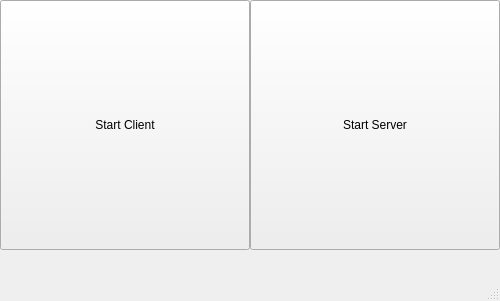
<?xml version="1.0" encoding="UTF-8"?>
<ui version="4.0">
 <class>Welcome</class>
 <widget class="QMainWindow" name="Welcome">
  <property name="geometry">
   <rect>
    <x>0</x>
    <y>0</y>
    <width>500</width>
    <height>301</height>
   </rect>
  </property>
  <property name="windowTitle">
   <string>Welcome</string>
  </property>
  <widget class="QWidget" name="centralwidget">
   <widget class="QPushButton" name="client">
    <property name="geometry">
     <rect>
      <x>0</x>
      <y>0</y>
      <width>250</width>
      <height>250</height>
     </rect>
    </property>
    <property name="text">
     <string>Start Client</string>
    </property>
   </widget>
   <widget class="QPushButton" name="server">
    <property name="geometry">
     <rect>
      <x>250</x>
      <y>0</y>
      <width>250</width>
      <height>250</height>
     </rect>
    </property>
    <property name="text">
     <string>Start Server</string>
    </property>
   </widget>
  </widget>
  <widget class="QMenuBar" name="menubar">
   <property name="geometry">
    <rect>
     <x>0</x>
     <y>0</y>
     <width>500</width>
     <height>25</height>
    </rect>
   </property>
  </widget>
  <widget class="QStatusBar" name="statusbar"/>
 </widget>
 <resources/>
 <connections/>
</ui>
